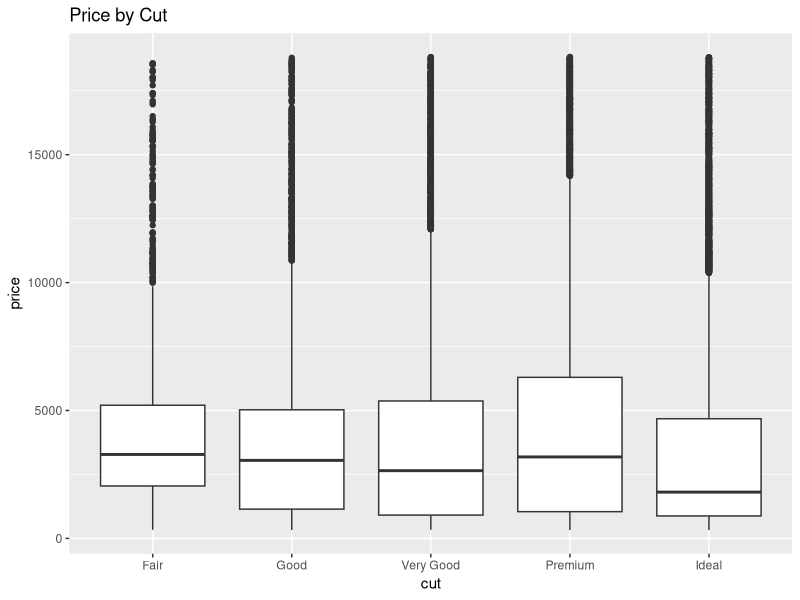
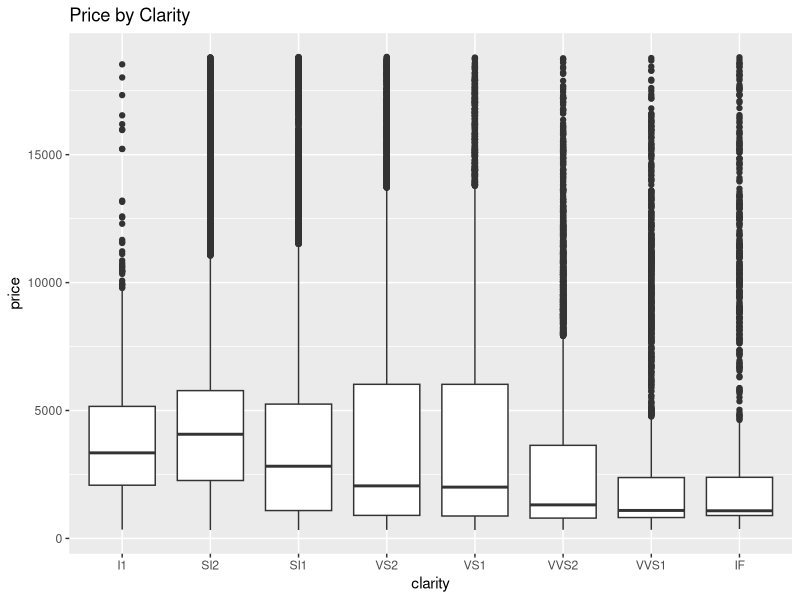
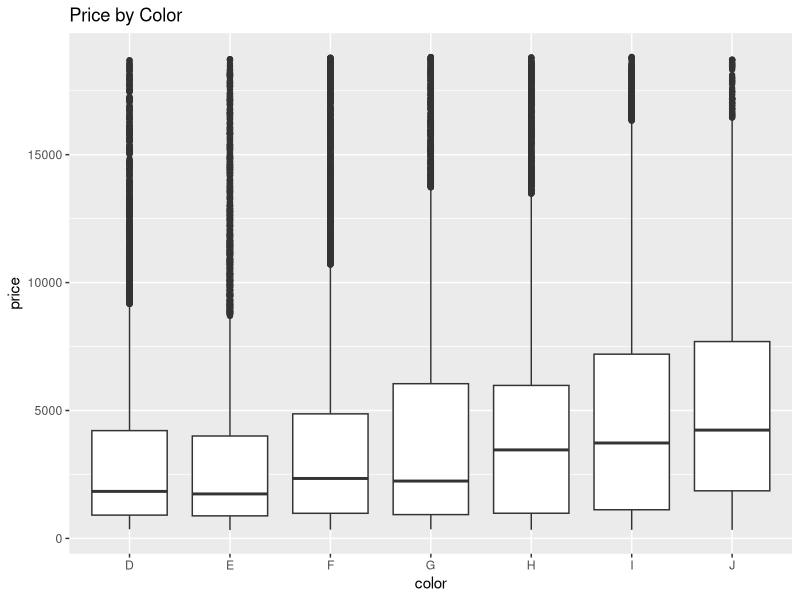
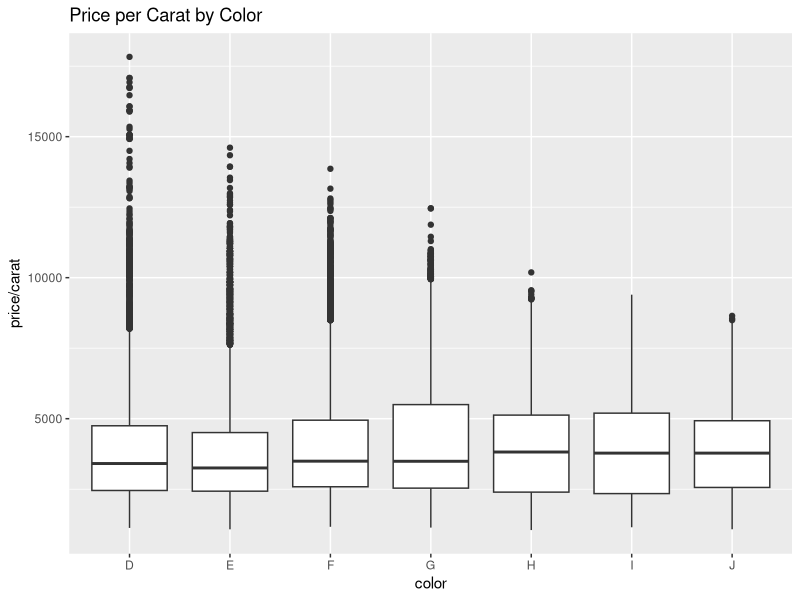
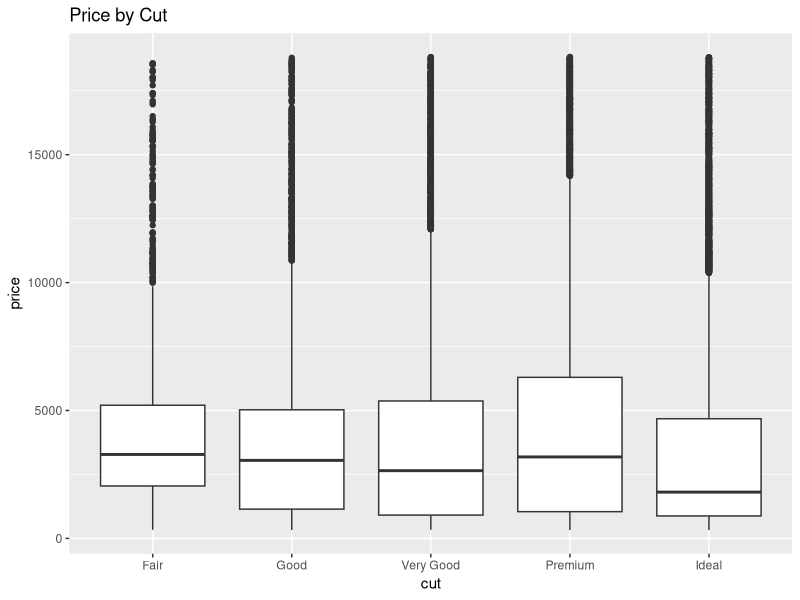
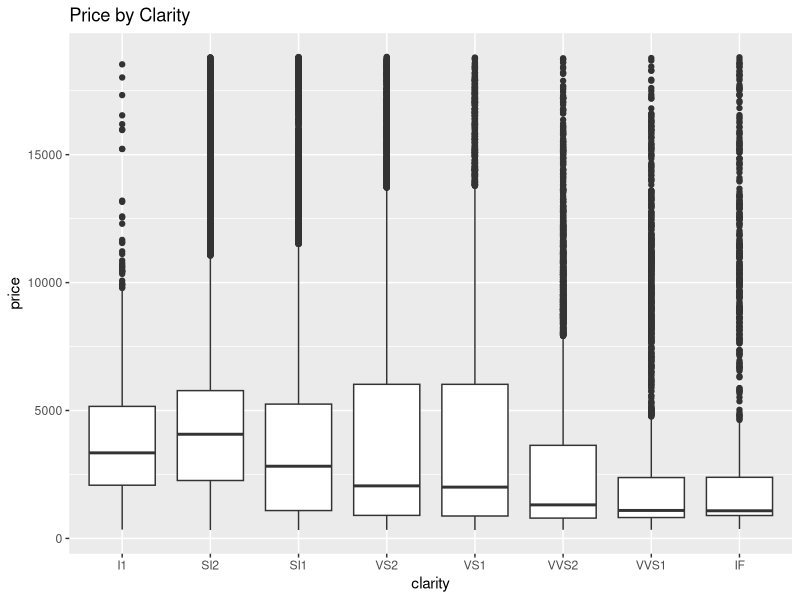
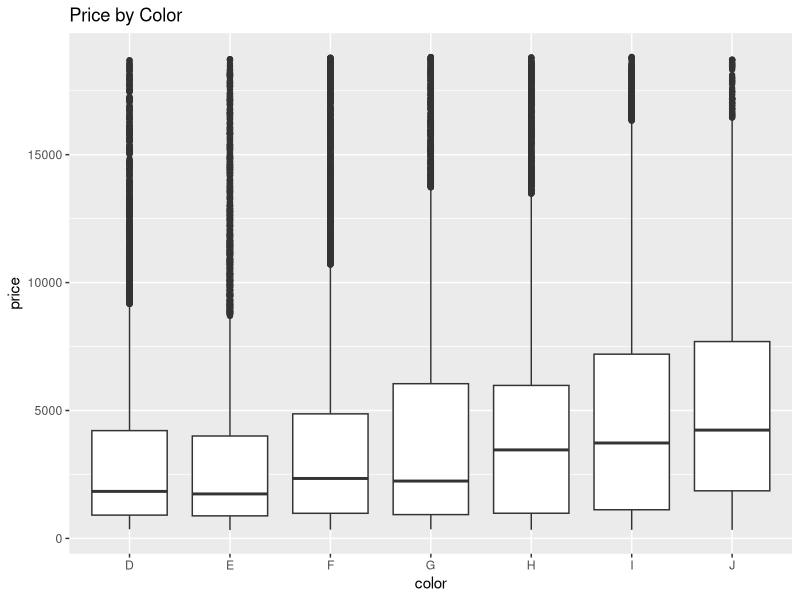
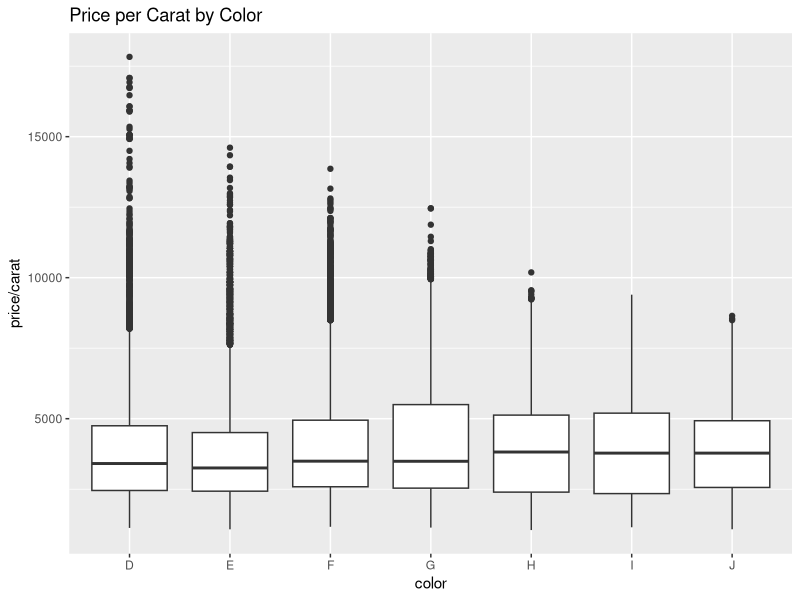

The R source for these figures, in order:
library(ggplot2)
data(diamonds)

#Boxplots of price by categoricals cut, clarity, color

ggplot(aes(x=cut, y=price), data=diamonds) +
  geom_boxplot()+ ggtitle('Price by Cut') 
ggsave('visualizations/Boxplot-CutPrice.png')

ggplot(aes(x=clarity, y=price), data=diamonds) +
  geom_boxplot()+ ggtitle('Price by Clarity') 
ggsave('visualizations/Boxplot-ClarityPrice.png')

ggplot(aes(x=color, y=price), data=diamonds) +
  geom_boxplot()+ ggtitle('Price by Color') 
ggsave('visualizations/Boxplot-ColorPrice.png')

ggplot(aes(x=color, y=price/carat), data=diamonds) +
  geom_boxplot()+ ggtitle('Price per Carat by Color') 
ggsave('visualizations/Boxplot-PriceCarat-byColor.png')
